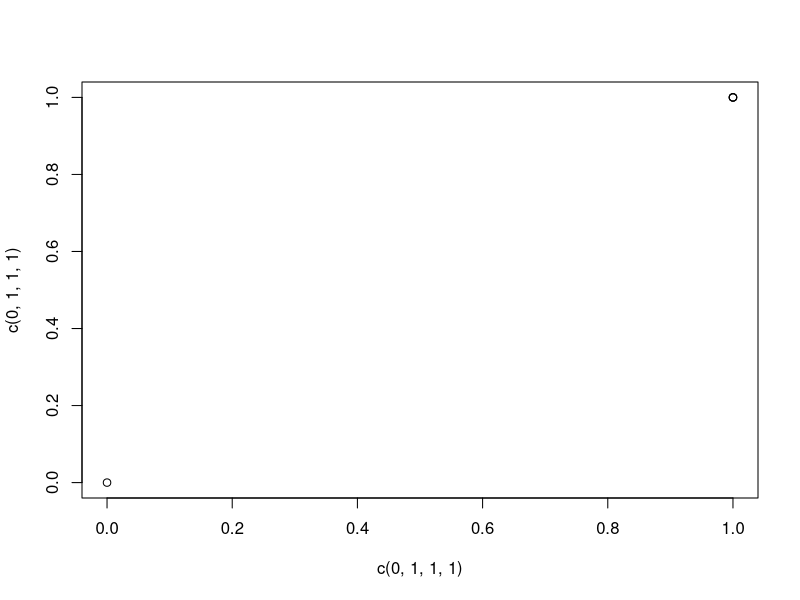

Here is the R script that generated this plot: (Note: this script raises an error after producing the figure.)
## ---- chunk 1
plot(c(0, 1, 1,1), c(0, 1, 1,1))
## ---- chunk 2

results <- c()
for(model in models) {
  
  ## 1. Collect the predicted probabilities
  predict_probas <- 1 - model$finalModel$fitted.values 
  # The above line should be changed for *penalized logistic regression* and *RF* model
    
  ## 2. Using in-sample prediction, calculate true positive and false positive rates.
  predictions <- prediction(predict_probas, data.train$warstds)
  results <- c(results, performance(predictions,"tpr","fpr"))

}

# Different predict function for forest
tree_predicts <- predict(tree_mod$finalModel, type="prob")
predictions <- prediction(tree_predicts[,2], data.train$warstds)
results <- c(results, performance(predictions,"tpr","fpr"))

list(FL_mod, FL_mod_plr, HS_mod, HS_mod_plr, CH_mod, CH_mod_plr, tree_mod)

# Plotting results
cols <- c("CH Model Plr", "HS Model Plr", "FL model PLR")
plot(results[[1]], main="Penalized Logits", col = cbp1[1], label = "Tree")
plot(results[[3]], add = TRUE, col = cbp1[2])
plot(results[[5]], add = TRUE, col =cbp1[3])


# Adding legend
legend("bottomright", c("CH Model Plr", "HS Model Plr", "FL model PLR"), cex = .75, col = cbp1[1:3],pch = 20)

cols <- c("Tree", "CH Model", "HS Model", "FL Model")

plot(results[[2]], main="Logits and Random Forest", col = cbp1[4])
plot(results[[7]], add = TRUE, col =cbp1[5])
plot(results[[4]], add = TRUE, col = cbp1[6])
plot(results[[6]], add = TRUE, col =cbp1[7])

# Adding legend
legend("bottomright",c("Tree", "CH Model", "HS Model", "FL Model"), cex = .75, col = cbp1[4:7],pch = 20)



